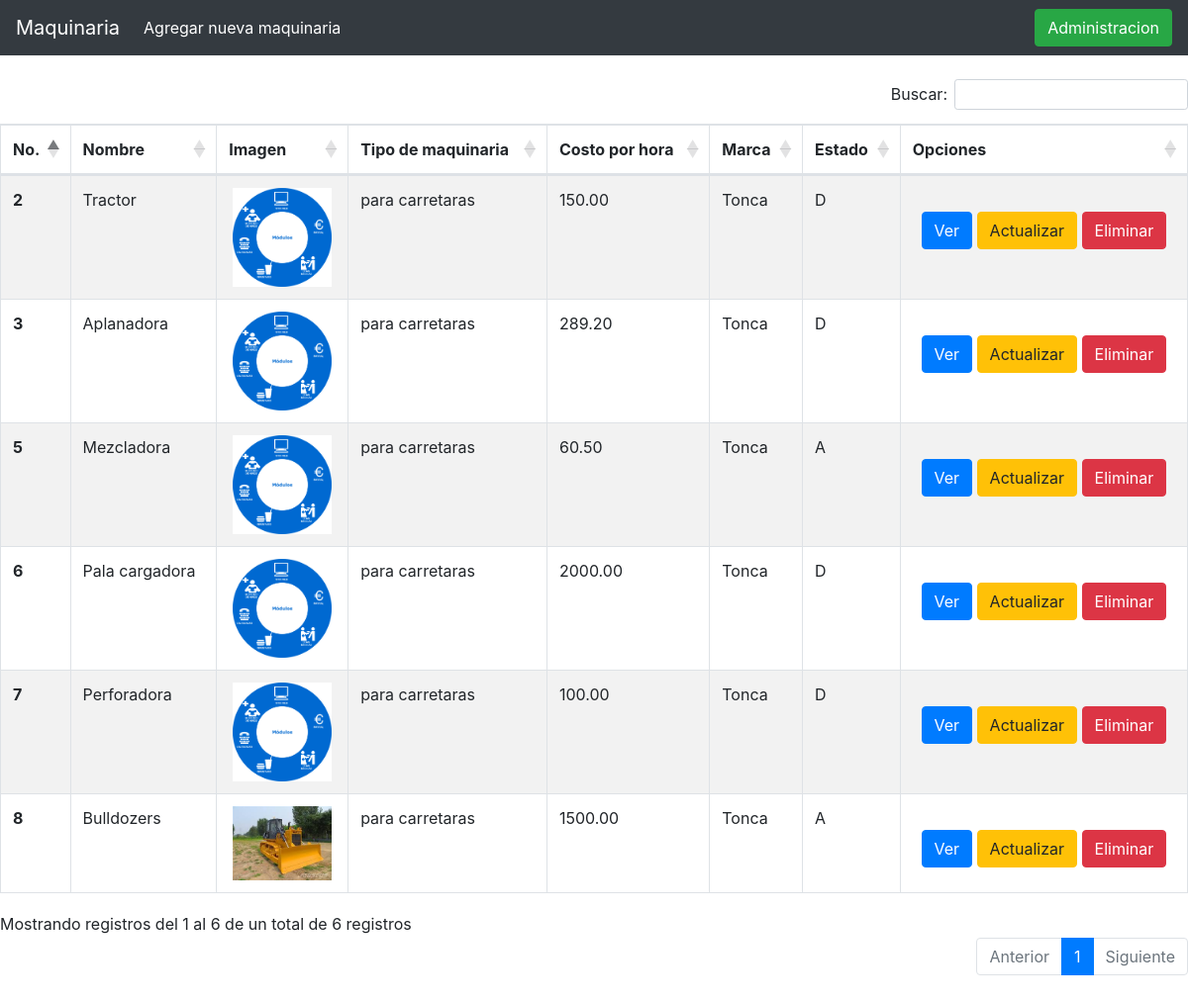
The app's page /maquinaria/listadom/ with its own data.
### maquinaria/models.py (models this page shows, shortened)
class Maquinaria(models.Model):
    nombre_maquinaria=models.CharField(max_length=60)
    imagen=models.ImageField(upload_to="images")
    tipo_maquinaria=models.ForeignKey(Tipo_Maquinaria,on_delete=models.PROTECT)
    fraccion_tiempo=models.DecimalField(max_digits=6,decimal_places=2,verbose_name="Precio por hora")
    marca=models.CharField(max_length=40)
    ESTADO_OPCION=[
        ("D","Disponible"),
        ("A","Alquilada"),
    ]
    estado=models.CharField(max_length=4,choices=ESTADO_OPCION)
    class Meta:
        verbose_name = 'Maquinaria'
        verbose_name_plural = 'Maquinarias'

class Tipo_Maquinaria(models.Model):
    nombre_tipo=models.CharField(max_length=30)
    descripcion=models.TextField(null=True)
    class Meta:
        verbose_name = 'Tipo_Maquinaria'
        verbose_name_plural = 'Tipo_Maquinarias'
    def __str__(self):
        return self.nombre_tipo

### maquinaria/views.py (the view)
# urls.py: path("listadom/",views.MaquinariaListView.as_view(),name="list_machina"),
class MaquinariaListView(generic.ListView):
    model = Maquinaria
    template_name = "list_m.html"

### maquinaria/templates/list_m.html (shortened to what this page needs)
<!DOCTYPE html>
<html lang="en">
<head>
    <link rel="stylesheet" href="https://stackpath.bootstrapcdn.com/bootstrap/4.3.1/css/bootstrap.min.css">
    <link rel="stylesheet" href="https://cdn.datatables.net/1.10.20/css/dataTables.bootstrap4.min.css"/>
</head>
<body>
    <nav class="navbar navbar-expand-lg navbar navbar-dark bg-dark">
        <a class="navbar-brand" href="/maquinaria/listadom">Maquinaria</a>
        <div class="collapse navbar-collapse" id="navbarSupportedContent">
          <ul class="navbar-nav mr-auto">
            <li class="nav-item active">
              <a class="nav-link" href="/maquinaria/mcreate">Agregar nueva maquinaria<span class="sr-only">(current)</span></a>
            </li>
          </ul>
          <form class="form-inline my-2 my-lg-0">
              <a href="/cliente/menu" class="btn btn-success">Administracion</a>
          </form>
        </div>
      </nav>
      <br>
    <table class="table table-striped table-bordered maquina" style="width:100%">
        <thead>
            <tr class="#">
              <th scope="col">No.</th>
              <th scope="col">Nombre</th>
              <th scope="col">Imagen</th>
              <th scope="col">Tipo de maquinaria</th>
              <th scope="col">Costo por hora</th>
              <th scope="col">Marca</th>
              <th scope="col">Estado</th>
              <th scope="col">Opciones</th>
            </tr>
          </thead>
          <tbody>
            {% for maquina in object_list %}
          <tr class="">
            <th scope="row">{{maquina.id}}</th>
            <td>{{maquina.nombre_maquinaria}}</td>
            <td align="center"><img src="{{maquina.imagen.url}}" alt="" width="100px"></td>
            <td>{{maquina.tipo_maquinaria}}</td>
            <td>{{maquina.fraccion_tiempo}}</td>
            <td>{{maquina.marca}}</td>
            <td>{{maquina.estado}}</td>
            <td align="center">
              <br>
                  <a href="{% url 'maquinaria:info_machina' maquina.id %}" class="btn btn-primary">Ver</a>
                  <a href="{% url 'maquinaria:m_update' maquina.id %}" class="btn btn-warning">Actualizar</a>
                  <a href="{% url 'maquinaria:machina_delete' maquina.id %}" class="btn btn-danger">Eliminar</a>
            </td>
          {% endfor %}
          </tr>
        </tbody>
    </table>
    <br>
    <br>
</body>
</html>

### records on screen
Maquinaria: id "2", nombre_maquinaria "Tractor", imagen (picture), tipo_maquinaria "para carretaras", fraccion_tiempo "150.00", marca "Tonca", estado "D"
Maquinaria: id "3", nombre_maquinaria "Aplanadora", imagen (picture), tipo_maquinaria "para carretaras", fraccion_tiempo "289.20", marca "Tonca", estado "D"
Maquinaria: id "5", nombre_maquinaria "Mezcladora", imagen (picture), tipo_maquinaria "para carretaras", fraccion_tiempo "60.50", marca "Tonca", estado "A"
Maquinaria: id "6", nombre_maquinaria "Pala cargadora", imagen (picture), tipo_maquinaria "para carretaras", fraccion_tiempo "2000.00", marca "Tonca", estado "D"
Maquinaria: id "7", nombre_maquinaria "Perforadora", imagen (picture), tipo_maquinaria "para carretaras", fraccion_tiempo "100.00", marca "Tonca", estado "D"
Maquinaria: id "8", nombre_maquinaria "Bulldozers", imagen (picture), tipo_maquinaria "para carretaras", fraccion_tiempo "1500.00", marca "Tonca", estado "A"
